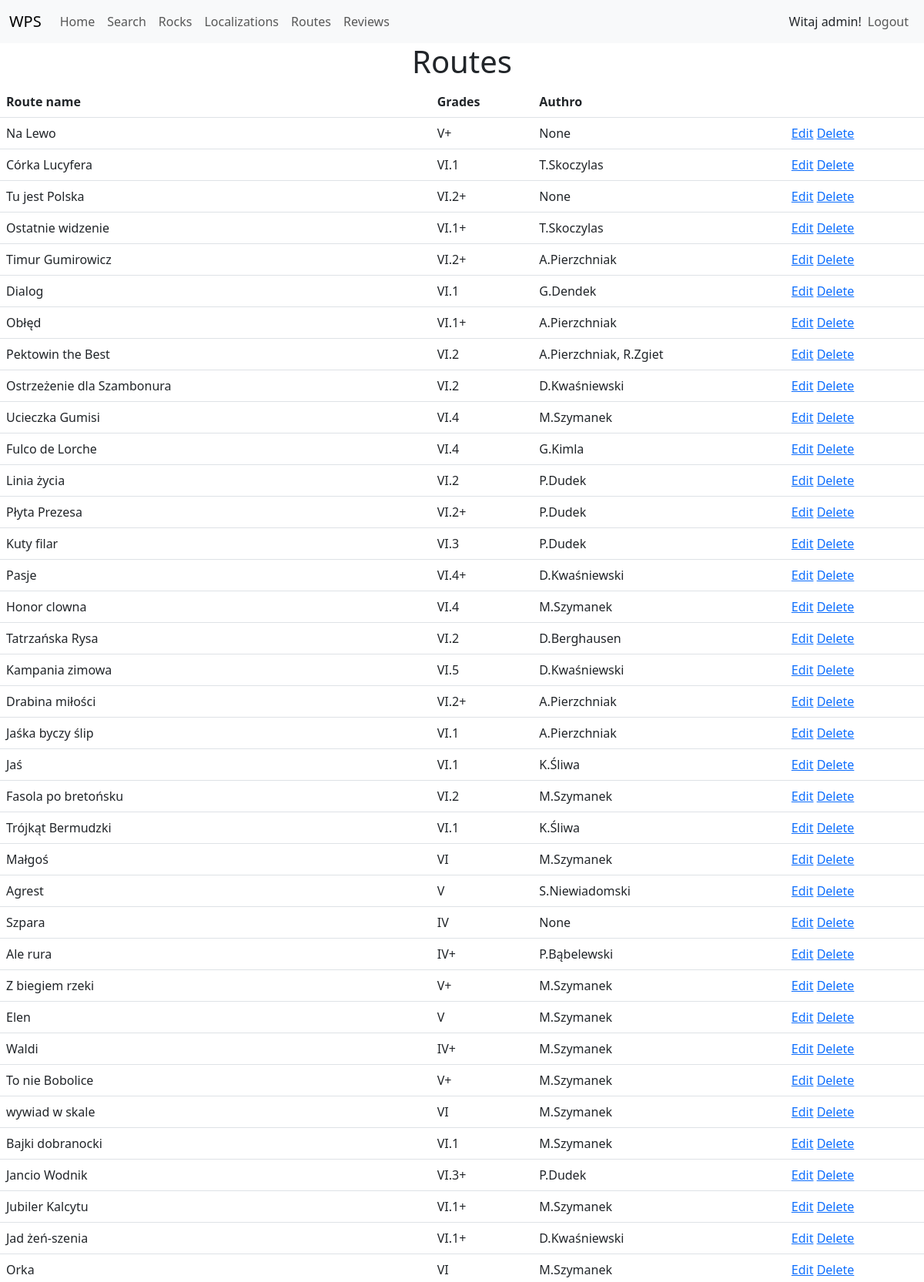
The app's page /routes (signed in, upper part) with its own data.
### climbing_website/models.py (models this page shows, shortened)
class Route(models.Model):
    route_number = models.IntegerField()
    rout_name = models.CharField(max_length=100)
    grades = models.CharField(max_length=5)
    autor = models.CharField(max_length=100, null=True, blank=True)
    number_of_glued = models.IntegerField(null=True, blank=True)
    trad = models.BooleanField()
    description = models.CharField(max_length=250, null=True, blank=True)
    rock = models.ForeignKey(Rock, on_delete=CASCADE, related_name="routes")

### climbing_website/views_admin.py (the view)
# urls.py: path("routes", views_admin.RouteListView.as_view(), name="routes"),
@admin_required
class RouteListView(LoginRequiredMixin, ListView):
    model = Route
    context_object_name = "routes"
    template_name = "climbing_website/routes.html"

### climbing_website/templates/climbing_website/routes.html (shortened to what this page needs)
{% extends "climbing_website/base.html" %}
{% block content %}
<h1 class="text-center">Routes</h1>
<table class="table">
    <thead>
        <tr>
            <th>Route name</th>
            <th>Grades</th>
            <th>Authro</th>
            <th></th>
        </tr>
    </thead>
    <tbody>
    {% for route in routes %}
        <tr>
            <td>  {{ route.rout_name }}</td>
            <td>   {{ route.grades }}</td>
            <td>   {{ route.autor }}</td>
            <td>
                       <a href="{% url 'update_route' pk=route.id %}">Edit</a>
        <a href="{% url 'delete_route' pk=route.id %}">Delete</a>
            </td>
        </tr>
     {% endfor %}
    </tbody>
</table>
{% endblock %}

### climbing_website/templates/climbing_website/base.html (shortened to what this page needs)
<!DOCTYPE html>
<html lang="en">
<head>
    <link href="https://cdn.jsdelivr.net/npm/bootstrap@5.3.0-alpha1/dist/css/bootstrap.min.css" rel="stylesheet"
>
    {% load static %}
    <link rel="stylesheet" href="{% static 'climbing_website/style.css' %}">
    <link rel="stylesheet" href="{% static 'climbing_website/comment.css' %}">
    <link href="https://maxcdn.bootstrapcdn.com/font-awesome/4.3.0/css/font-awesome.min.css" rel="stylesheet">
    <link rel="stylesheet" href="https://cdn.jsdelivr.net/npm/bootstrap-icons@1.10.3/font/bootstrap-icons.css">
    <link href="{% static 'climbing_website/bootstrap-toggle.min.css.css' %}" rel="stylesheet">
</head>
<body>
<nav class="navbar navbar-expand-lg bg-body-tertiary">
    <div class="container-fluid">
        <a class="navbar-brand" href="/">WPS</a>
        <div class="collapse navbar-collapse" id="navbarSupportedContent">
            <ul class="navbar-nav me-auto mb-2 mb-lg-0">
                {% if user.is_authenticated %}
                <li class="nav-item">
                    <a class="nav-link" aria-current="page" href="{% url 'home' %}">Home</a>
                </li>
                <li class="nav-item">
                    <a class="nav-link" aria-current="page" href="{% url 'search' %}">Search</a>
                </li>
                <li class="nav-item">
                    <a class="nav-link" aria-current="page" href="{% url 'rocks' %}">Rocks</a>
                </li>
                {% if user.is_superuser %}
                <li class="nav-item">
                    <a class="nav-link" aria-current="page" href="{% url 'localizations' %}">Localizations</a>
                </li>
                <li class="nav-item">
                    <a class="nav-link" aria-current="page" href="{% url 'routes' %}">Routes</a>
                </li>
                <li class="nav-item">
                    <a class="nav-link" aria-current="page" href="{% url 'reviews' %}">Reviews</a>
                </li>
                {% endif %}
                {% endif %}
            </ul>
            <div class="d-flex">
                <ul class="navbar-nav me-auto mb-2 mb-lg-0">
                    {% if user.is_authenticated %}
                    <li class="nav-item d-flex align-items-sm-center">
                        <span>Witaj {{user.username}}!</span>
                    </li>
                    <li class="nav-item">
                        <a class="nav-link" aria-current="page" href="{% url 'logout' %}">Logout</a>
                    </li>
                    {% endif %}
                </ul>
            </div>
        </div>
    </div>
</nav>
<div style="height: 100%;max-height: 100vh;">
    {% block content %}{% endblock %}
</div>
</body>
</html>

### climbing_website/static/climbing_website/style.css (style rules this page uses)
body { max-height: 100vh; height: 100vh; }
html { max-height: 100vh; }

### records on screen
Route: rout_name "Na Lewo", grades "V+", autor "None"
Route: rout_name "Córka Lucyfera", grades "VI.1", autor "T.Skoczylas"
Route: rout_name "Tu jest Polska", grades "VI.2+", autor "None"
Route: rout_name "Ostatnie widzenie", grades "VI.1+", autor "T.Skoczylas"
Route: rout_name "Timur Gumirowicz", grades "VI.2+", autor "A.Pierzchniak"
Route: rout_name "Dialog", grades "VI.1", autor "G.Dendek"
Route: rout_name "Obłęd", grades "VI.1+", autor "A.Pierzchniak"
Route: rout_name "Pektowin the Best", grades "VI.2", autor "A.Pierzchniak, R.Zgiet"
Route: rout_name "Ostrzeżenie dla Szambonura", grades "VI.2", autor "D.Kwaśniewski"
Route: rout_name "Ucieczka Gumisi", grades "VI.4", autor "M.Szymanek"
Route: rout_name "Fulco de Lorche", grades "VI.4", autor "G.Kimla"
Route: rout_name "Linia życia", grades "VI.2", autor "P.Dudek"
Route: rout_name "Płyta Prezesa", grades "VI.2+", autor "P.Dudek"
Route: rout_name "Kuty filar", grades "VI.3", autor "P.Dudek"
Route: rout_name "Pasje", grades "VI.4+", autor "D.Kwaśniewski"
Route: rout_name "Honor clowna", grades "VI.4", autor "M.Szymanek"
Route: rout_name "Tatrzańska Rysa", grades "VI.2", autor "D.Berghausen"
Route: rout_name "Kampania zimowa", grades "VI.5", autor "D.Kwaśniewski"
Route: rout_name "Drabina miłości", grades "VI.2+", autor "A.Pierzchniak"
Route: rout_name "Jaśka byczy ślip", grades "VI.1", autor "A.Pierzchniak"
Route: rout_name "Jaś", grades "VI.1", autor "K.Śliwa"
Route: rout_name "Fasola po bretońsku", grades "VI.2", autor "M.Szymanek"
Route: rout_name "Trójkąt Bermudzki", grades "VI.1", autor "K.Śliwa"
Route: rout_name "Małgoś", grades "VI", autor "M.Szymanek"
Route: rout_name "Agrest", grades "V", autor "S.Niewiadomski"
Route: rout_name "Szpara", grades "IV", autor "None"
Route: rout_name "Ale rura", grades "IV+", autor "P.Bąbelewski"
Route: rout_name "Z biegiem rzeki", grades "V+", autor "M.Szymanek"
Route: rout_name "Elen", grades "V", autor "M.Szymanek"
Route: rout_name "Waldi", grades "IV+", autor "M.Szymanek"
Route: rout_name "To nie Bobolice", grades "V+", autor "M.Szymanek"
Route: rout_name "wywiad w skale", grades "VI", autor "M.Szymanek"
Route: rout_name "Bajki dobranocki", grades "VI.1", autor "M.Szymanek"
Route: rout_name "Jancio Wodnik", grades "VI.3+", autor "P.Dudek"
Route: rout_name "Jubiler Kalcytu", grades "VI.1+", autor "M.Szymanek"
Route: rout_name "Jad żeń-szenia", grades "VI.1+", autor "D.Kwaśniewski"
Route: rout_name "Orka", grades "VI", autor "M.Szymanek"

### other values on screen
{{ user.username }} "admin"
